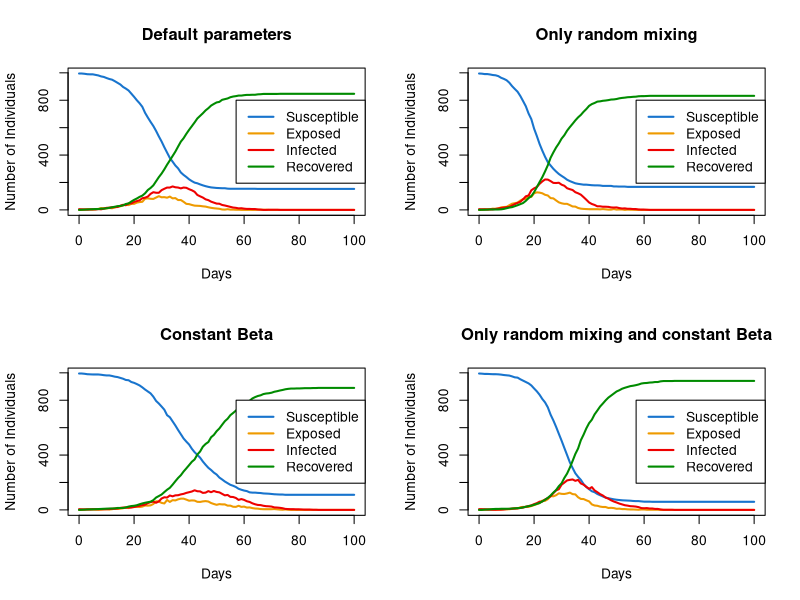

Write R code to recreate this figure.
# In this project, we will simulate the spread of an infectious disease in a population using an SEIR model.

# The main states in the SEIR model are as follows: 
# S -> Susceptible (healthy but can get infected)
# E -> Exposed (infected but not yet infectious)
# I -> Infectious (can spread the disease)
# R -> Recovered (and immune)

# First, we will create a population with households. n people will be assigned to households of varying sizes, with a maximum household size of hmax.

# Second, we will create a contact network for the population based on individual sociability parameters (beta) and an average number of contacts (nc).

# Third, we will implement the SEIR model on the contact network. We will define parameters for infection probabilities (alpha), recovery probability (delta), and the probability of exposed individuals becoming infectious (gamma).
# When susceptible individuals come into contact with infectious individuals, they may become exposed based on the defined infection probabilities. This can happen through household contacts, regular contacts in the network, or random contacts.
# Then, we will simulate the spread of the disease over time to track the number of individuals in each state (S, E, I, R)

# Finally, we will run and plot the simulation under different scenarios, such as varying the infection probabilities and sociability parameters, to observe how these changes affect the spread of the disease.


# *******************************************************************
# *******************************************************************

# INPUTS:
# n is the total population size
# hmax is the maximum household size

# OUTPUT:
# a vector of length n assigning each individual to a household 
# (for instance,if individual 1 is in household 3, then the first element of the vector will be 3)

# PURPOSE:
# this function creates households for a population of size n, with household sizes ranging from 1 to hmax

create_households <- function(n = 1000, hmax = 5) {
  
  
  household_sizes <- c()
  
  # we keep creating households until we have enough spaces for all n individuals
  while(sum(household_sizes) < n) {
    # we randomly sample a household size from 1 to hmax
    household_sizes <- c(household_sizes, sample(1:hmax, 1))
  }
  
  # if we create too many spaces, we remove the excess from the last household
  excess_space <- sum(household_sizes) - n
  household_sizes[length(household_sizes)] <- household_sizes[length(household_sizes)] - excess_space
  
  # now we create a vector that assigns each person to a household
  # we use the logic of rep() to repeat each household number according to its size
  # for example, if household_sizes = c(1, 3, 2), then we want to create a vector like c(1, 2, 2, 2, 3, 3) to accommodate  1st person in household 1, 2nd, 3rd, and 4th persons in household 2, and 5th and 6th persons in household 3
  # this also ensures that the total length of the vector is n, since sum(household_sizes) = n
  # finally, sample() is used to randomize the order of people in households
  h <- sample(rep(1:length(household_sizes), times = household_sizes))
  
  return(h)
}

# *******************************************************************
# *******************************************************************


# Testing the create_households function

# population_size <- 1000
# max_household_size <- 5
# h <- create_households(n = population_size, hmax = max_household_size)
# print(head(h, 20))
# cat(sprintf("Total number of people: %d\n", length(h))) 
# cat(sprintf("Total number of households: %d\n", length(unique(h))))

# person_id <- 969
# household_id_of_person_1 <- h[1]
# members <- which(h == household_id_of_person_1)
# cat(sprintf("Person %d is in household %d\n", person_id, household_id_of_person_1))
# print(members)

# # this gives us the size of each household
# household_size_counts <- table(h)

# # Now, let's create a frequency table of those sizes.
# size_distribution <- table(household_size_counts)

# cat("\nHousehold Size Distribution\n")
# print(size_distribution)

# *******************************************************************
# *******************************************************************


# Now we will create the contact network for for the population

# INPUTS:
# beta is a vector of sociability parameters
# h is a vector assigning each individual to a household
# nc is the average number of contacts per 

# OUTPUT:
# a list of length n (adjacency list), where the ith element is a vector of the contacts of individual i

# PURPOSE:
# This function will create a random contact network based on individual sociability parameters

get.net <- function(beta, h, nc) {
  
  n <- length(beta)
  
  # initializing an empty adjacency list to store the contact network
  network <- vector("list", n)
  
  # β_ is the mean of the β_i where i = 1, ..., n
  beta_mean <- mean(beta)
  
  
  # β_^2(n − 1) is assigned to a variable named "d" for easier use later on
  d <- (beta_mean^2) * (n - 1)
  
  # looping over all pairs of individuals to determine if they are in a contact and not in the same household
  for (i in 1:(n-1)){
    for(j in (i+1): n){
      # checking if individuals i and j are in different households
      if(h[i] != h[j]) {
        
        # ncβiβj / β_^2(n − 1) gives the probability of a contact between individuals i and j
        probable_link <- nc * beta[i] * beta[j] / d
        
        # probable_link gives very small values (0.0X), so we use runif(1) < probable_link instead of runif(1) >= probable_link
        if(runif(1) < probable_link) {
          
          # we make sure to assign the contact in both directions
          network[[i]] <- c(network[[i]], j)
          network[[j]] <- c(network[[j]], i)
        }
      }
    }
  }
  return(network)
}

# ************************************************************
# ************************************************************

# Testing the get.net function

# set.seed(42)

# population_size <- 1000
# max_household_size <- 5 
# average_contacts <- 15
# h <- create_households(n = population_size, hmax = max_household_size)

# beta <- runif(population_size)

# network <- get.net(beta = beta, h = h, nc = average_contacts)

# print(network)


# contacts_of_1 <- network[[1]]
# household_id <- h[1]
# housemates <- which(h == 1)
# housemates <- housemates[housemates != 1] 
# has_contact_with_housemate <- any(contacts_of_1 %in% housemates)
# print(has_contact_with_housemate)

# ********************************************************************
# ********************************************************************

# Now, we will implement the SEIR model on a given contact network

# INPUTS:

# beta is a vector of sociability parameters
# h is a vector assigning each individual to a household
# alink is an adjacency list representing the contact network
# alpha is a vector of infection probabilities(within household, within regular network, random)
# delta is a daily probability of infected -> recovered
# gamma is a daily probability of exposed -> infected
# nc is the average number of contacts
# nt is the number of days to simulate
# pinf is the proportion of the initial population to randomly start in the infected state

# OUTPUT:
# This function returns a list containing the time series of S, E, I, R counts and the time vector

# PURPOSE:
# This function simulates the spread of an infectious disease in a population using an SEIR model.
# First, it initializes the state of each individual and sets up the parameters for the simulation.
# Then, in each iteration, it updates the state of each individual based on the defined probabilities and contact network.
# Finally, it returns the time series of the counts of individuals in each state (S, E, I, R) over the simulated period.


nseir <- function(beta, h, alink, alpha = c(.1, .01, .01), delta = .2, gamma = .4, nc = 15, nt = 100, pinf = .005){
  
  # defining states as integers for easier handling
  s_state <- 1
  e_state <- 2
  i_state <- 3
  r_state <- 4
  
  # number of individuals in the population
  n <- length(beta)
  
  # alpha_h is the within household infection probability
  alpha_h <- alpha[1]
  
  # alpha_c is the within regular contact network infection probability
  alpha_c <- alpha[2]
  
  # alpha_r is the random infection probability
  alpha_r <- alpha[3]
  
  # this vector will hold the state of each individual, assuming everyone starts as susceptible
  status <- rep(s_state, n)
  
  # the number of initially infected individuals according to random sampling based on pinf
  initial_infected <- max(1, round(n * pinf))
  
  # randomly selecting indices to be infected
  infected_indices <- sample(1:n, initial_infected)
  
  # setting the selected individuals to infected state
  status[infected_indices] <- i_state
  
  # initializing vectors to hold the counts of S, E, I, R over time
  # we use nt+1 to include the initial state at time 0 (before the simulation starts)
  S_t <- E_t <- I_t <- R_t <- numeric(nt+1)
  
  # initial counts for susceptible and infected at the start of the simulation
  S_t[1] <- n - initial_infected
  I_t[1] <- initial_infected
  
  # calculating β_ 
  beta_mean <- mean(beta)
  
  # assigning it to a variable named "d" for easier use later on
  d <- (beta_mean^2) * (n - 1)
  
  # simulating the disease spread over nt days
  for(day in 1:nt){
    
    # S_current, E_current, I_current are vectors of indices of individuals in each state
    S_current <- which(status == s_state)
    E_current <- which(status == e_state)
    I_current <- which(status == i_state)
    
    #  LOOKING AT STATE TRANSITIONS
    
    #  INFECTED TO RECOVERED
    if(length(I_current) > 0){
      
      # Randomly selecting individuals from I_current to transition to R state based on probability delta (δ)
      # runif(length(I_current)) < delta  gives a logical vector indicating which individuals will recover
      recoveries <- I_current[runif(length(I_current)) < delta]
      
      # updating the status of the recovered individuals from I to R
      if(length(recoveries) > 0){
        status[recoveries] <- r_state
      }
    }
    
    # EXPOSED TO INFECTED
    if(length(E_current) > 0){
      # Randomly selecting individuals from E_current to transition to I state based on probability gamma (γ)
      new_infections <- E_current[runif(length(E_current)) < gamma]
      
      # updating the status of the newly infected individuals from E to I
      if(length(new_infections) > 0){
        status[new_infections] <- i_state
      }
    }
    
    # SUSCEPTIBLE TO EXPOSED
    
    # initializing a logical vector to track new exposures
    new_exposed <- logical(n) 
    
    if(length(S_current) > 0 && length(I_current) > 0){
      # looping over each infected individual to determine whom they infect
      for(i in I_current){
        
        # updating susceptibles not already exposed
        current_susceptibles <- S_current[!new_exposed[S_current]] 
        # no need to continue if no susceptibles left
        if(length(current_susceptibles) == 0){
          break
        }
        
        # WITHIN HOUSEHOLD TRANSMISSION
        
        # finding household members of infected individual i
        household_members <- which(h == h[i])
        
        # finding susceptibles in the same household
        household_susceptibles <- intersect(current_susceptibles, household_members)
        
        # infecting susceptibles in the household based on alpha_h
        if(length(household_susceptibles) > 0){
          infected_in_household <- household_susceptibles[runif(length(household_susceptibles)) < alpha_h]
          new_exposed[infected_in_household] <- TRUE
        }
        
        # WITHIN REGULAR CONTACT NETWORK TRANSMISSION
        
        # updating susceptibles not already exposed
        current_susceptibles <- S_current[!new_exposed[S_current]] 
        
        # no need to continue if no susceptibles left
        if(length(current_susceptibles) == 0){
          break 
        }
        
        # finding susceptibles in the contact network of infected individual i
        network_susceptibles <- intersect(current_susceptibles, alink[[i]])
        
        # infecting susceptibles in the contact network based on alpha_c
        if(length(network_susceptibles) > 0){
          infected_in_network <- network_susceptibles[runif(length(network_susceptibles)) < alpha_c]
          new_exposed[infected_in_network] <- TRUE
        }
        
        # RANDOM TRANSMISSION
        
        # updating susceptibles not already exposed
        current_susceptibles <- S_current[!new_exposed[S_current]] 
        
        # no need to continue if no susceptibles left
        if(length(current_susceptibles) == 0){
          break
        }
        # infecting random susceptibles based on probability alpha_r * nc * β_i * β_j / β_^2(n − 1)
        random_susceptibles <- current_susceptibles[runif(length(current_susceptibles)) < (alpha_r * nc * beta[i] * beta[current_susceptibles] / d)]
        new_exposed[random_susceptibles] <- TRUE
      }
    }
    
    # after checking all infected individuals, we apply the S -> E transitions
    status[which(new_exposed)] <- e_state
    
    # updating counts for the day
    S_t[day + 1] <- sum(status == s_state)
    E_t[day + 1] <- sum(status == e_state)
    I_t[day + 1] <- sum(status == i_state)
    R_t[day + 1] <- sum(status == r_state)
  }
  
  # returning the time series of S, E, I, R counts, along with the time vector
  return(list(S = S_t, E = E_t, I = I_t, R = R_t, t = 0:nt))
  
}

# ************************************************************
# ************************************************************
# Testing the nseir function

# set.seed(42)
# population_size <- 1000
# max_household_size <- 5
# average_contacts <- 15
# simulation_days <- 150

# infection_probabilities <- c(0.1, 0.01, 0.01)
# prob_recovery <- 0.2 # daily probability of infected -> recovered
# prob_exposed_to_infected <- 0.4 # daily probability of exposed -> infected
# initial_infection_rate <- 0.05 # proportion of the initial population to randomly start in the infected state

# beta <- runif(population_size) # sociability parameters
# h <- create_households(n = population_size, hmax = max_household_size) # assigning households to individuals
# net <- get.net(beta = beta, h = h, nc = average_contacts) # creating the contact network

# result <- nseir(beta = beta, h = h, alink = net, alpha = infection_probabilities, delta = prob_recovery,
#  gamma = prob_exposed_to_infected, nc = average_contacts, nt = simulation_days, pinf = initial_infection_rate)

# legend("right", legend = c("susceptible", "exposed", "infected", "recovered"), 
#        col = c("blue", "orange", "red", "green"), lty = 1)


# ************************************************************
# ************************************************************

# now, we will write a function to plot the results of the SEIR simulation

# INPUTS:
# simulation_result is the output of the nseir function
# title is the title of the plot

# OUTPUT:
# a plot showing the number of individuals in each state (S, E, I, R) over time

# PURPOSE:
# this function takes the result of the SEIR simulation from the nseir() function and plots the number of individuals in each state (S, E, I, R) over time.

plot_simulation <- function(simulation_result, title) {
  
  
  plot(simulation_result$t, simulation_result$S, 
       type = "l", 
       col = "dodgerblue3",
       lwd = 2, 
       ylim = c(0, max(simulation_result$S, simulation_result$E, simulation_result$I, simulation_result$R)), xlab = "Days", ylab = "Number of Individuals", main = title)
  
  # adding Exposed, Infected, and Recovered plots
  lines(simulation_result$t, simulation_result$E, col = "orange2", lwd = 2)
  lines(simulation_result$t, simulation_result$I, col = "red2", lwd = 2)
  lines(simulation_result$t, simulation_result$R, col = "green4", lwd = 2)
  
  # adding a legend
  legend("right", 
         legend = c("Susceptible", "Exposed", "Infected", "Recovered"), 
         col = c("dodgerblue3", "orange2", "red2", "green4"), 
         lty = 1,
         lwd = 2)
}

# ************************************************************
# ************************************************************

# now we will run the full simulation and plot the results in four different scenarios

set.seed(42)

population_size <- 1000

max_household_size <- 5

average_contacts <- 15

simulation_days <- 100

infection_probabilities <- c(0.1, 0.01, 0.01)

# daily probability of infected -> recovered
prob_recovery <- 0.2 

# daily probability of exposed -> infected
prob_exposed_to_infected <- 0.4 

# proportion of the initial population to randomly start in the infected state
initial_infection_rate <- 0.005 

# sociability parameters, drawn from a vector of U(0,1) random variables
beta <- runif(population_size) 

# assigning households to individuals
h <- create_households(n = population_size, hmax = max_household_size) 

# creating the contact network (it is the same for the first and second models)
net <- get.net(beta = beta, h = h, nc = average_contacts)

# model 1 - default parameters
result_model_1 <- nseir(beta = beta, 
                        h = h, 
                        alink = net,
                        alpha = infection_probabilities, 
                        delta = prob_recovery,
                        gamma = prob_exposed_to_infected, 
                        nc = average_contacts, 
                        nt = simulation_days,
                        pinf = initial_infection_rate)

# model 2 - only random infection
infection_probabilities_modified <- c(0, 0, 0.04)
net <- get.net(beta = beta, h = h, nc = average_contacts)
result_model_2 <- nseir(beta = beta, 
                        h = h, 
                        alink = net,
                        alpha = infection_probabilities_modified, 
                        delta = prob_recovery,
                        gamma = prob_exposed_to_infected, 
                        nc = average_contacts, 
                        nt = simulation_days,
                        pinf = initial_infection_rate)

# model 3 - constant beta
beta_modified = rep(mean(beta), population_size)
net <- get.net(beta = beta_modified, h = h, nc = average_contacts)
result_model_3 <- nseir(beta = beta_modified, 
                        h = h, 
                        alink = net,
                        alpha = infection_probabilities, 
                        delta = prob_recovery,
                        gamma = prob_exposed_to_infected, 
                        nc = average_contacts, 
                        nt = simulation_days,
                        pinf = initial_infection_rate)

# model 4 - constant beta and random infection
infection_probabilities_modified <- c(0, 0, 0.04)
beta_modified = rep(mean(beta), population_size)
net <- get.net(beta = beta_modified, h = h, nc = average_contacts)
result_model_4 <- nseir(beta = beta_modified, 
                        h = h, 
                        alink = net,
                        alpha = infection_probabilities_modified, 
                        delta = prob_recovery,
                        gamma = prob_exposed_to_infected, 
                        nc = average_contacts, 
                        nt = simulation_days,
                        pinf = initial_infection_rate)

# plotting all models together in a 2x2 grid

# setting up the plotting area to have 2 rows and 2 columns
par(mfrow=c(2,2))

# plotting each model with appropriate titles
plot_simulation(result_model_1, "Default parameters")
plot_simulation(result_model_2, "Only random mixing")
plot_simulation(result_model_3, "Constant Beta")
plot_simulation(result_model_4, "Only random mixing and constant Beta")